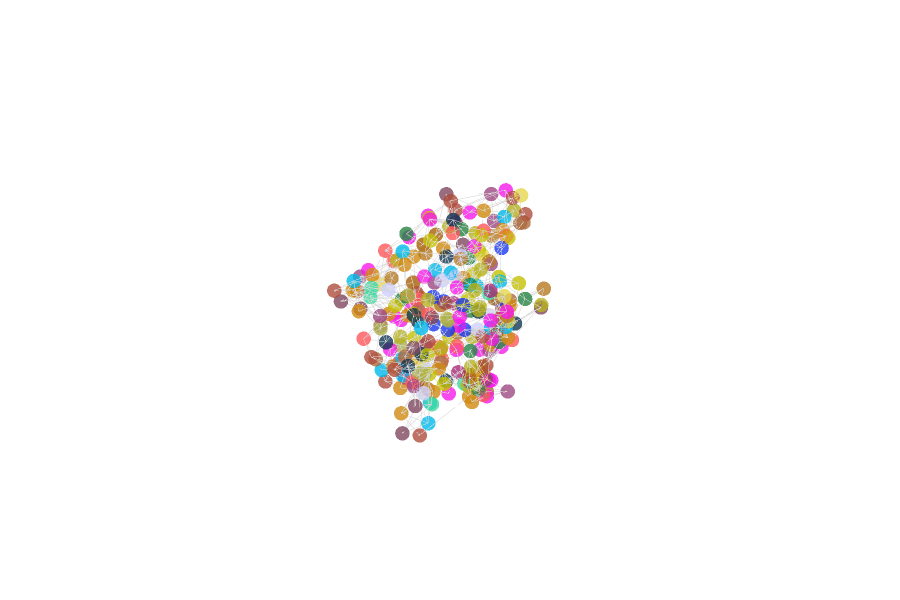

Source (notebook cell):
### Code cell
transformator = NoiseTransform(10, {'t_min':0, 't_max':1, 'rot_min': 0, 'rot_max': 1})
receptor_upd, timesteps = transformator(receptor)
PlotlyVis.create_figure(receptor_upd)

### Figure 1 — Plotly figure (JSON) as saved in the notebook; plotly's stock layout.template omitted (floating-point values rounded to 4 significant figures; data arrays with more than 128 entries replaced by an {"elided": "..."} marker saying what was removed)
{"data": [{"hoverinfo": "text", "marker": {"cmax": 1, "cmin": 0, "color": {"elided": "248 str values"}, "opacity": 0.8, "size": 5}, "mode": "markers", "text": {"elided": "248 str values"}, "type": "scatter3d", "x": {"elided": "248 float values"}, "y": {"elided": "248 float values"}, "z": {"elided": "248 float values"}}, {"hoverinfo": "text", "line": {"color": "lightgray", "dash": "dot", "width": 1}, "mode": "lines", "text": {"elided": "8616 str values"}, "type": "scatter3d", "x": {"elided": "8616 float values"}, "y": {"elided": "8616 float values"}, "z": {"elided": "8616 float values"}}], "layout": {"height": 600, "scene": {"xaxis": {"visible": false}, "yaxis": {"visible": false}, "zaxis": {"visible": false}}, "showlegend": false, "width": 900}}
